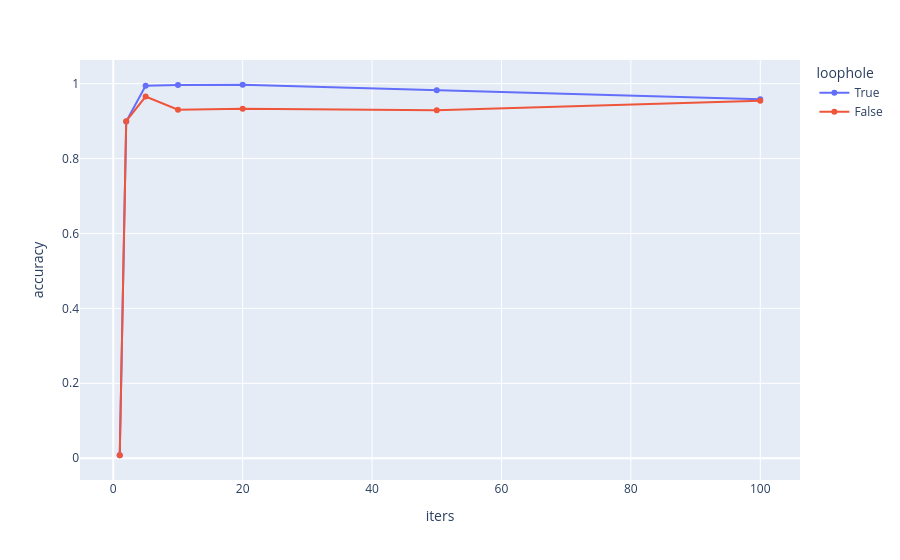

Notebook code for this chart:
### Code cell
accs = []
for steps in [1, 2, 5, 10, 20, 50, 100]:
    x_0 = valid_data[:100].to(device)
    x_t = torch.full_like(x_0, model.mask_token_id)
    x_t[:, 0] = model.bos_token_id
    x_t[:, 1] = x_0[:, 1]  # always reveal
    x_t[:, 2] = x_0[:, 2]  # always reveal
    timesteps = torch.linspace(1.0, 0.0, steps=steps)
    for loophole in [True, False]:
        pred = model.generate(x_t, timesteps=timesteps, temperature=1.0, loophole=loophole)
        relevant_mask = (x_0 != model.pad_token_id) & (x_0 != model.bos_token_id) & (x_0 != model.eos_token_id)
        accuracy = (pred[relevant_mask] == x_0[relevant_mask]).float().mean().item()
        accs.append({"iters": steps, "acc": accuracy, "loophole": loophole})
    IPython.display.clear_output(wait=True)
    viz = pd.DataFrame(accs).melt(id_vars=["iters", "loophole"], value_vars=["acc"], var_name="metric", value_name="accuracy")
    plotly.express.line(viz, x="iters", y="accuracy", color="loophole", markers=True).show()

### Figure 1 — Plotly figure (JSON) as saved in the notebook; plotly's stock layout.template omitted (floating-point values rounded to 4 significant figures)
{"data": [{"hovertemplate": "loophole=True<br>iters=%{x}<br>accuracy=%{y}<extra></extra>", "legendgroup": "True", "line": {"color": "#636efa", "dash": "solid"}, "marker": {"symbol": "circle"}, "mode": "lines+markers", "name": "True", "orientation": "v", "showlegend": true, "type": "scatter", "x": [1, 2, 5, 10, 20, 50, 100], "xaxis": "x", "y": [0.007874, 0.8987, 0.9943, 0.9966, 0.997, 0.9826, 0.9583], "yaxis": "y"}, {"hovertemplate": "loophole=False<br>iters=%{x}<br>accuracy=%{y}<extra></extra>", "legendgroup": "False", "line": {"color": "#EF553B", "dash": "solid"}, "marker": {"symbol": "circle"}, "mode": "lines+markers", "name": "False", "orientation": "v", "showlegend": true, "type": "scatter", "x": [1, 2, 5, 10, 20, 50, 100], "xaxis": "x", "y": [0.007874, 0.8998, 0.9656, 0.9304, 0.9331, 0.9286, 0.9542], "yaxis": "y"}], "layout": {"legend": {"title": {"text": "loophole"}, "tracegroupgap": 0}, "margin": {"t": 60}, "xaxis": {"anchor": "y", "domain": [0, 1], "title": {"text": "iters"}}, "yaxis": {"anchor": "x", "domain": [0, 1], "title": {"text": "accuracy"}}}}
